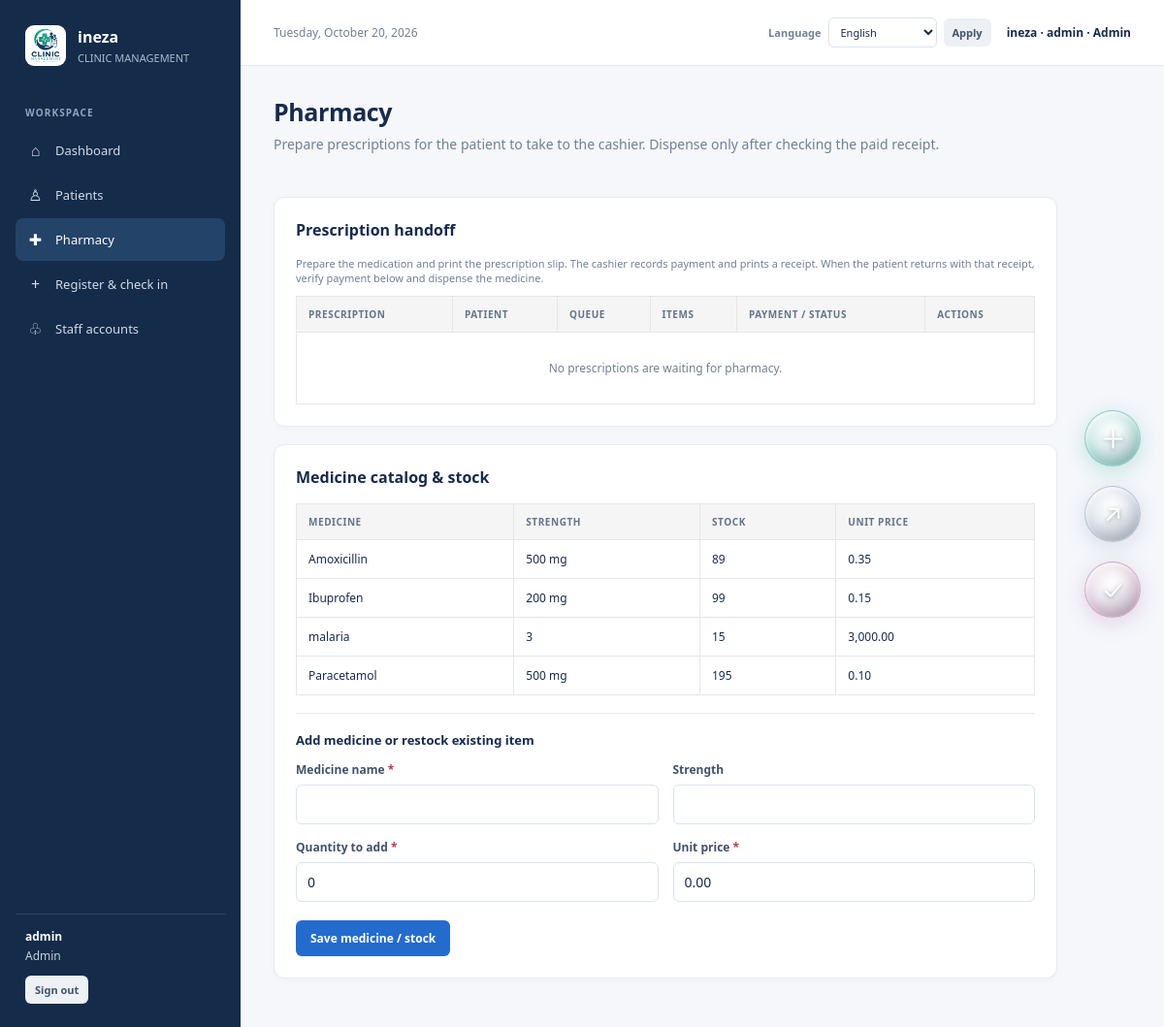
/?page=pharmacy (signed in), run on the app's committed database.
### tables this page shows
CREATE TABLE `clinics` (
  `id` bigint(20) UNSIGNED NOT NULL,
  `name` varchar(150) NOT NULL,
  `slug` varchar(100) NOT NULL,
  `active` tinyint(1) NOT NULL DEFAULT 1,
  `created_at` timestamp NOT NULL DEFAULT current_timestamp()
);

CREATE TABLE `medicines` (
  `id` bigint(20) UNSIGNED NOT NULL,
  `clinic_id` bigint(20) UNSIGNED NOT NULL,
  `name` varchar(150) NOT NULL,
  `strength` varchar(80) DEFAULT NULL,
  `stock_quantity` int(10) UNSIGNED NOT NULL DEFAULT 0,
  `unit_price` decimal(10,2) NOT NULL DEFAULT 0.00,
  `active` tinyint(1) NOT NULL DEFAULT 1
);

### index.php (called while the page is built, shortened)
<?php
require __DIR__ . '/app/bootstrap.php';
require __DIR__ . '/views/layout.php';

### app/bootstrap.php (called while the page is built, shortened)
<?php
require_once __DIR__ . '/helpers.php';
require_once __DIR__ . '/translations.php';
$language = $_SESSION['language'] ?? 'en';
require_once __DIR__ . '/actions.php';
try {
    $pdo = db();
    $userCount = (int)$pdo->query('SELECT COUNT(*) FROM users')->fetchColumn();
} catch (Throwable $e) {
    http_response_code(503);
    echo translateHtml('<!doctype html><html><head><meta charset="utf-8"><meta name="viewport" content="width=device-width, initial-scale=1"><meta name="theme-color" content="#142b49"><title>Database setup required · Clinic Management</title><link rel="icon" type="image/png" href="assets/Designer.png"><link rel="stylesheet" href="assets/css/style.css"></head><body><main class="login-page"><section class="login-art"><div class="brand"><img class="brand-logo" src="assets/Designer.png" alt="Clinic Management logo"><div><strong>Clinic Management</strong><small>PEOPLE · CARE · EFFICIENCY</small></div></div><h1>Clinic care, connected.</h1><p>A clear view of every patient visit, from check-in to follow-up.</p></section><section class="login-side"><div class="login-box"><h2>Database setup required</h2><p class="subheading">Start MySQL in XAMPP, import <strong>schema.sql</strong> and the required database migrations using phpMyAdmin, then check the settings in <strong>config.php</strong>.</p><div class="notice error">' . h($e->getMessage()) . '</div></div></section></main></body></html>');
    exit;
}
$user = currentUser();
$requestedPage = (string)($_GET['page'] ?? 'dashboard');
if (!$user) {
    $page = $userCount === 0 ? 'setup' : (in_array($requestedPage, ['register_clinic'], true) ? $requestedPage : 'login');
} else {
    $stmt = $pdo->prepare('SELECT id, name, slug FROM clinics WHERE id=? AND active=1');
    $stmt->execute([(int)($user['clinic_id'] ?? 0)]);
    $clinic = $stmt->fetch();
}

### views/pages/pharmacy.php (the view, shortened to what this page needs)
<?php
if ($page === 'pharmacy') {
    $clinicId = currentClinicId();
    $canManagePrescriptions = in_array(($user['role'] ?? ''), ['Admin', 'Pharmacist'], true);
    $stmt = $pdo->prepare('SELECT * FROM medicines WHERE clinic_id=? AND active=1 ORDER BY name');
    $stmt->execute([$clinicId]);
    $medicines = $stmt->fetchAll();
    $stmt = $pdo->prepare("SELECT p.id prescription_id, p.created_at, p.status, v.id visit_id, v.queue_number, pt.full_name, pt.patient_number, COALESCE((SELECT SUM(pi.quantity*m.unit_price) FROM prescription_items pi JOIN medicines m ON m.id=pi.medicine_id AND m.clinic_id=v.clinic_id WHERE pi.prescription_id=p.id),0) medicine_total, i.id invoice_id, COALESCE(i.consultation_fee+i.other_charges,0)+COALESCE((SELECT SUM(pi.quantity*m.unit_price) FROM prescriptions rx JOIN prescription_items pi ON pi.prescription_id=rx.id JOIN medicines m ON m.id=pi.medicine_id AND m.clinic_id=v.clinic_id WHERE rx.visit_id=v.id),0) invoice_total, COALESCE((SELECT SUM(pay.amount) FROM payments pay WHERE pay.invoice_id=i.id),0) paid FROM prescriptions p JOIN visits v ON v.id=p.visit_id JOIN patients pt ON pt.id=v.patient_id AND pt.clinic_id=v.clinic_id LEFT JOIN invoices i ON i.visit_id=v.id WHERE v.clinic_id=? AND p.status <> 'Dispensed' ORDER BY p.created_at");
    $stmt->execute([$clinicId]);
    $pending = $stmt->fetchAll();
    ?>
    <div class="page-head"><div><h1>Pharmacy</h1><p class="subheading">Prepare prescriptions for the patient to take to the cashier. Dispense only after checking the paid receipt.</p></div></div>
    <section class="card"><h2>Prescription handoff</h2><p class="hint">Prepare the medication and print the prescription slip. The cashier records payment and prints a receipt. When the patient returns with that receipt, verify payment below and dispense the medicine.</p><div class="table-wrap"><table><thead><tr><th>Prescription</th><th>Patient</th><th>Queue</th><th>Items</th><th>Payment / status</th><th>Actions</th></tr></thead><tbody>
        <?php if (!$pending): ?><tr><td colspan="6" class="empty">No prescriptions are waiting for pharmacy.</td></tr><?php endif; ?>
    </tbody></table></div></section>
    <section class="card"><h2>Medicine catalog & stock</h2><div class="table-wrap"><table><thead><tr><th>Medicine</th><th>Strength</th><th>Stock</th><th>Unit price</th></tr></thead><tbody><?php foreach ($medicines as $med): ?><tr><td><?= h($med['name']) ?></td><td><?= h($med['strength'] ?: '—') ?></td><td><?= (int)$med['stock_quantity'] ?></td><td><?= money($med['unit_price']) ?></td></tr><?php endforeach; ?></tbody></table></div><?php if ($canManagePrescriptions): ?><hr class="line"><h3 style="font-size:13px">Add medicine or restock existing item</h3><?php formStart('medicine_add'); ?><div class="form-grid"><?php field('Medicine name', 'name', '', 'text', true); field('Strength', 'strength'); field('Quantity to add', 'stock_quantity', '0', 'number', true); field('Unit price', 'unit_price', '0.00', 'number', true); ?></div><div class="actions"><button class="btn btn-primary">Save medicine / stock</button></div></form><?php endif; ?></section>
    <?php
}
?>

### views/layout.php (shortened to what this page needs)
<?php
$nav = [
    ['dashboard', '⌂', 'Dashboard'], ['patients', '♙', 'Patients'],
    ['pharmacy', '✚', 'Pharmacy'],
];
if (in_array(($user['role'] ?? ''), ['Admin', 'Receptionist'], true)) {
    $nav[] = ['register', '+', 'Register & check in'];
}
if (($user['role'] ?? '') === 'Admin') {
    $nav[] = ['staff', '♧', 'Staff accounts'];
}
?>
<!doctype html>
<html lang="<?= h($language) ?>">
<head><link rel="stylesheet" href="assets/css/style.css"></head>
<body><div class="layout">
    <aside class="sidebar">
        <div class="brand"><img class="brand-logo" src="assets/Designer.png" alt=""><div><strong><?= h($clinic['name']) ?></strong><small>CLINIC MANAGEMENT</small></div></div>
        <div class="nav-label">Workspace</div><nav>
            <?php foreach ($nav as [$key, $icon, $label]): ?><a class="nav-link<?= $page === $key ? ' active' : '' ?>" href="?page=<?= h($key) ?>"><span class="nav-icon"><?= h($icon) ?></span><?= h($label) ?></a><?php endforeach; ?>
        </nav>
        <div class="sidebar-bottom"><strong><?= h($user['full_name']) ?></strong><?= h($user['role']) ?><form method="post" style="margin:0"><button class="btn btn-light btn-small" style="margin-top:12px">Sign out</button></form></div>
    </aside>
    <main class="main">
        <header class="topbar"><span class="date"><?= h(localizedToday()) ?></span><div class="topbar-tools"><?php languageSelector($page, $page === 'visit' ? (int)($_GET['id'] ?? 0) : null); ?><span class="user-chip"><?= h($clinic['name']) ?> · <?= h($user['full_name']) ?> · <?= h($user['role']) ?></span></div></header>
        <div class="content">
            <?php
            $pageViews = [
                'dashboard' => 'dashboard',
                'patients' => 'patients',
                'visit' => 'visit',
                'pharmacy' => 'pharmacy',
                'receipt' => 'receipt',
                'prescription' => 'prescription',
            ];
            if (in_array(($user['role'] ?? ''), ['Admin', 'Receptionist'], true)) {
                $pageViews['register'] = 'register';
            }
            if (isset($pageViews[$page])) {
                require __DIR__ . '/pages/' . $pageViews[$page] . '.php';
            } else {
                require __DIR__ . '/pages/not-found.php';
            }
            ?>
        </div>
        <div class="button-stack" aria-label="Quick actions">
            <?php if (in_array(($user['role'] ?? ''), ['Admin', 'Receptionist'], true)): ?>
            <div class="btn-wrapper"><a class="orb-btn btn-teal" href="?page=register" aria-label="Create patient" title="Create patient"><svg viewBox="0 0 24 24" aria-hidden="true"><line x1="12" y1="4" x2="12" y2="20"></line><line x1="4" y1="12" x2="20" y2="12"></line></svg></a><span class="btn-label">Create</span></div>
            <?php endif; ?>
            <div class="btn-wrapper"><a class="orb-btn btn-silver" href="?page=export_patients" aria-label="Export patient list" title="Export patient list"><svg viewBox="0 0 24 24" aria-hidden="true"><path d="M7 17 L17 7 M17 7 L9 7 M17 7 L17 15"></path></svg></a><span class="btn-label">Export</span></div>
            <?php if (in_array(($user['role'] ?? ''), ['Admin', 'Receptionist'], true)): ?>
            <div class="btn-wrapper"><button class="orb-btn btn-mauve" type="button" aria-label="Confirm patient check-in" title="Confirm patient check-in" data-checkin-open><svg viewBox="0 0 24 24" aria-hidden="true"><path d="M5 13 L10 17.5 L19 7"></path></svg></button><span class="btn-label">Confirm</span></div>
            <?php endif; ?>
        </div>
    </main>
</div>
</body></html>

### app/translations.php (shortened to what this page needs)
<?php
function languageNames(): array
{
    return ['en' => 'English', 'fr' => 'Français', 'sw' => 'Kiswahili'];
}
function localizedToday(): string
{
    global $language;
    if (($language ?? 'en') === 'en') {
        return date('l, F j, Y');
    }
    $weekdays = $language === 'fr'
        ? ['dimanche', 'lundi', 'mardi', 'mercredi', 'jeudi', 'vendredi', 'samedi']
        : ['Jumapili', 'Jumatatu', 'Jumanne', 'Jumatano', 'Alhamisi', 'Ijumaa', 'Jumamosi'];
    $months = $language === 'fr'
        ? ['janvier', 'février', 'mars', 'avril', 'mai', 'juin', 'juillet', 'août', 'septembre', 'octobre', 'novembre', 'décembre']
        : ['Januari', 'Februari', 'Machi', 'Aprili', 'Mei', 'Juni', 'Julai', 'Agosti', 'Septemba', 'Oktoba', 'Novemba', 'Desemba'];
    $timestamp = time();
    $weekday = $weekdays[(int)date('w', $timestamp)];
    $month = $months[(int)date('n', $timestamp) - 1];
    return $language === 'fr'
        ? $weekday . ' ' . date('j', $timestamp) . ' ' . $month . ' ' . date('Y', $timestamp)
        : $weekday . ', ' . date('j', $timestamp) . ' ' . $month . ' ' . date('Y', $timestamp);
}
function languageSelector(string $page, ?int $recordId = null): void
{
    global $language;
    echo '<form method="get" class="language-switcher"><input type="hidden" name="page" value="' . h($page) . '">';
    echo '<label for="language">Language</label><select id="language" name="lang" onchange="this.form.submit()">';
    foreach (languageNames() as $code => $name) {
        echo '<option value="' . h($code) . '"' . ($language === $code ? ' selected' : '') . '>' . h($name) . '</option>';
    }
    echo '</select><button class="btn btn-light btn-small">Apply</button></form>';
}

### app/helpers.php (shortened to what this page needs)
<?php
function h(mixed $value): string
{
    return htmlspecialchars((string)($value ?? ''), ENT_QUOTES | ENT_SUBSTITUTE, 'UTF-8');
}
function currentUser(): ?array
{
    return $_SESSION['user'] ?? null;
}
function field(string $label, string $name, mixed $value = '', string $type = 'text', bool $required = false, string $placeholder = ''): void
{
    echo '<div class="field"><label for="' . h($name) . '">' . h($label) . ($required ? ' <span style="color:#c0394b">*</span>' : '') . '</label><input id="' . h($name) . '" name="' . h($name) . '" type="' . h($type) . '" value="' . h($value) . '" placeholder="' . h($placeholder) . '"' . ($type === 'number' ? ' step="any"' : '') . ($required ? ' required' : '') . '></div>';
}
function formStart(string $action, ?string $draftKey = null): void
{
    echo '<form method="post"' . ($action === 'lab_result' ? ' enctype="multipart/form-data"' : '') . ($draftKey !== null ? ' data-draft-key="' . h($draftKey) . '"' : '') . '><input type="hidden" name="csrf" value="' . h($_SESSION['csrf']) . '"><input type="hidden" name="action" value="' . h($action) . '">';
}
function money(float|string|null $amount): string
{
    return number_format((float)$amount, 2);
}

### data on the page
clinics: name "ineza"
medicines: name "Amoxicillin", strength "500 mg", stock_quantity "89", unit_price "0.35"
medicines: name "Ibuprofen", strength "200 mg", stock_quantity "99", unit_price "0.15"
medicines: name "malaria", strength "3", stock_quantity "15", unit_price "3,000.00"
medicines: name "Paracetamol", strength "500 mg", stock_quantity "195", unit_price "0.10"

### other printed values
$icon "⌂"
$label "Dashboard"
$icon "♙"
$label "Patients"
$icon "✚"
$label "Pharmacy"
$icon "+"
$label "Register & check in"
$icon "♧"
$label "Staff accounts"
$user['full_name'] "admin"
$user['role'] "Admin"
localizedToday() "Tuesday, October 20, 2026"
$label "Medicine name Strength Quantity to add Unit price"
form field lang "English"
